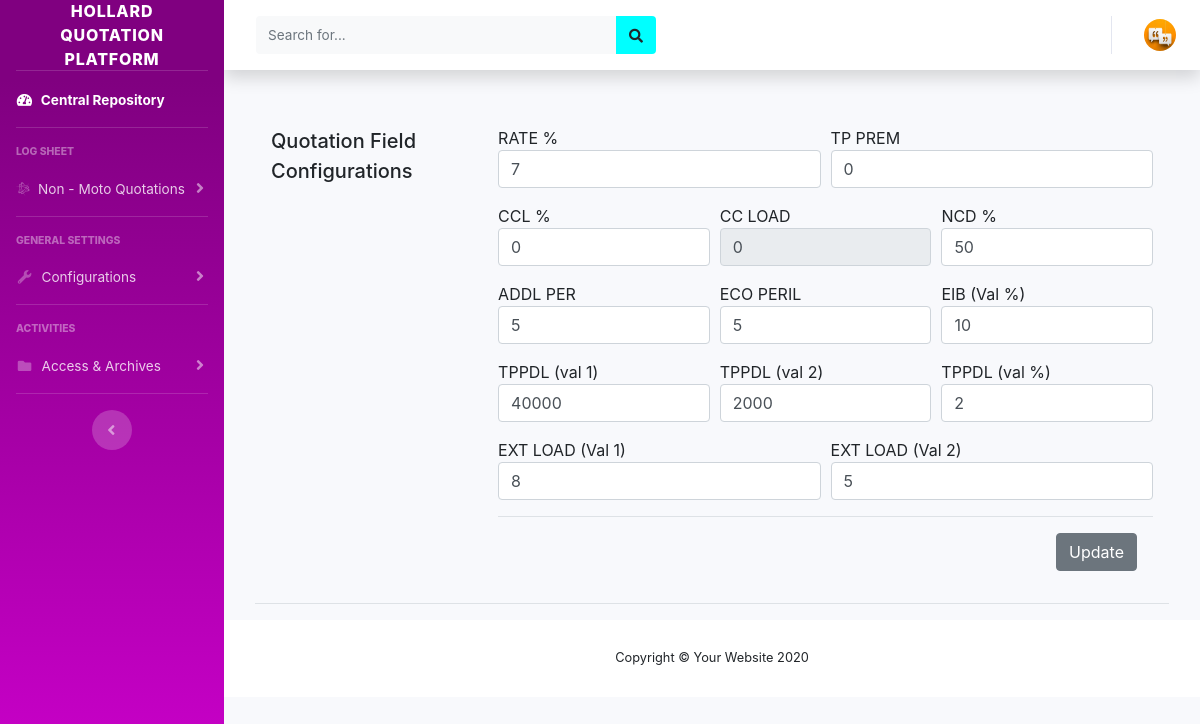
Screenshot of /admin/config.php with the database file from the repository.
### tables this page shows
CREATE TABLE `config_quote` (
  `id` int(11) NOT NULL,
  `rate` int(11) NOT NULL DEFAULT '0',
  `tp_prem` int(11) NOT NULL DEFAULT '0',
  `ccl` int(11) NOT NULL DEFAULT '0',
  `cc_load` int(11) NOT NULL DEFAULT '0',
  `ncd` int(11) DEFAULT '0',
  `fd` int(11) NOT NULL DEFAULT '0',
  `addl_per` int(11) NOT NULL DEFAULT '0',
  `eco_peril` int(11) NOT NULL DEFAULT '0',
  `pa` int(11) NOT NULL DEFAULT '0',
  `pl` int(11) NOT NULL DEFAULT '0',
  `exit_load_val_1` int(11) NOT NULL DEFAULT '0',
  `exit_load_val_2` int(11) NOT NULL DEFAULT '0',
  `tppdl_val_1` int(11) NOT NULL DEFAULT '0',
  `tppdl_val_2` int(11) NOT NULL DEFAULT '0',
  `tppdl_val_per` int(11) NOT NULL DEFAULT '0',
  `levis` int(11) NOT NULL DEFAULT '0',
  `eib` int(11) NOT NULL
);

### admin/config.php (the view, shortened to what this page needs)
<?php
include('includes/header.php');
include('includes/menubar.php');
?>
<div class="container-fluid">
    <div class="modal-body">
        <div class="modal-header">
            <h5 class="modal-title" id="quotationConfig">Quotation Field Configurations</h5>
            <form class="config_form" action="" method="POST" id="config_form" name="config_form" enctype="multipart/form-data">
                <section class="main-container">
                    <?php
          $getVals = mysqli_query($conn, "SELECT * FROM `config_quote` WHERE `id`='1'");
          while($vals = mysqli_fetch_assoc($getVals)){
          ?>
                    <div class="main-wrapper">
                        <div class="form-group">
                            <div class="form-row">
                                <div class="col">RATE %
                                    <input type="text" class="form-control" id="rate" value="<?= $vals['rate'];  ?>" name="rate" onkeypress="return numberOnly(event)">
                                </div>
                                <div class="col">TP PREM
                                    <input type="text" class="form-control" id="tp_prem" value="<?= $vals['tp_prem'];  ?>" name="tp_prem" onkeypress="return numberOnly(event)">
                                </div>
                            </div>
                        </div>
                        <div class="form-group">
                            <div class="form-row">
                                <div class="col">CCL %
                                    <input type="text" class="form-control" id="ccl" value="<?= $vals['ccl'];  ?>" name="ccl" onkeypress="return numberOnly(event)">
                                </div>
                                <div class="col">CC LOAD
                                    <input type="text" readonly class="form-control" id="cc_load" value="<?= $vals['cc_load'];  ?>" name="cc_load" onkeypress="return numberOnly(event)">
                                </div>
                                <div class="col">NCD %
                                    <input type="text" class="form-control" id="ncd" value="<?= $vals['ncd'];  ?>" name="ncd" onkeypress="return numberOnly(event)">
                                </div>
                            </div>
                        </div>
                        <div class="form-group">
                            <div class="form-row">
                                <div class="col">ADDL PER
                                    <input type="text" class="form-control" id="addl_per" value="<?= $vals['addl_per'];  ?>" name="addl_per" onkeypress="return numberOnly(event)">
                                </div>
                                <div class="col">ECO PERIL
                                    <input type="text" class="form-control" id="eco_peril" value="<?= $vals['eco_peril'];  ?>" name="eco_peril" onkeypress="return numberOnly(event)">
                                </div>
                                <div class="col">EIB (Val %)
                                    <input type="text" class="form-control" id="eib" value="<?= $vals['eib'];  ?>" name="eib" onkeypress="return numberOnly(event)">
                                </div>
                            </div>
                        </div>
                        <div class="form-group">
                            <div class="form-row">
                                <div class="col-md-4">TPPDL (val 1)
                                    <input type="text" class="form-control" id="tppdl_1" value="<?= $vals['tppdl_val_1'];  ?>" name="tppdl" onkeypress="return numberOnly(event)">
                                </div>
                                <div class="col-md-4">TPPDL (val 2)
                                    <input type="text" class="form-control" id="tppdl_2" value="<?= $vals['tppdl_val_2'];  ?>" name="pl" onkeypress="return numberOnly(event)">
                                </div>
                                <div class="col-md-4">TPPDL (val %)
                                    <input type="text" class="form-control" id="tppdl_per" value="<?= $vals['tppdl_val_per'];  ?>" name="eib" onkeypress="return numberOnly(event)">
                                </div>
                            </div>
                        </div>
                        <div class="form-group">
                            <div class="form-row">
                                <div class="col">EXT LOAD (Val 1)
                                    <input type="text" class="form-control" id="exit_load_val_1" value="<?= $vals['exit_load_val_1'];  ?>" name="exit_load_val_1" onkeypress="return numberOnly(event)">
                                </div>
                                <div class="col">EXT LOAD (Val 2)
                                    <input type="text" class="form-control" id="exit_load_val_2" value="<?= $vals['exit_load_val_2'];  ?>" name="exit_load_val_2" onkeypress="return numberOnly(event)">
                                </div>
                            </div>
                        </div>
                    </div>
                </section>
                <?php
                        }
                    ?>
                <div class="modal-footer">
                    <button type="button" name="updatebtn" id="updatebtn" class="btn btn-secondary">Update</button>
                </div>
            </form>
        </div>
    </div>
</div>
<?php
include('includes/footer.php');
?>

### rows the page displays
config_quote: rate "7", tp_prem "0", ccl "0", cc_load "0", ncd "50", addl_per "5", eco_peril "5", eib "10", tppdl "40000", pl "2000", eib "2", exit_load_val_1 "8", exit_load_val_2 "5"
